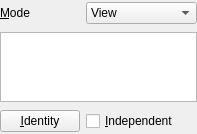
<?xml version="1.0" encoding="UTF-8"?>
<ui version="4.0">
 <class>GfxPaint::TransformEditorWidget</class>
 <widget class="QWidget" name="GfxPaint::TransformEditorWidget">
  <property name="geometry">
   <rect>
    <x>0</x>
    <y>0</y>
    <width>197</width>
    <height>134</height>
   </rect>
  </property>
  <property name="sizePolicy">
   <sizepolicy hsizetype="Preferred" vsizetype="Fixed">
    <horstretch>0</horstretch>
    <verstretch>0</verstretch>
   </sizepolicy>
  </property>
  <property name="windowTitle">
   <string>Form</string>
  </property>
  <layout class="QGridLayout" name="gridLayout" columnstretch="1,1,1">
   <property name="leftMargin">
    <number>0</number>
   </property>
   <property name="topMargin">
    <number>0</number>
   </property>
   <property name="rightMargin">
    <number>0</number>
   </property>
   <property name="bottomMargin">
    <number>0</number>
   </property>
   <item row="0" column="0">
    <widget class="QLabel" name="modeLabel">
     <property name="text">
      <string>&amp;Mode</string>
     </property>
     <property name="buddy">
      <cstring>modeComboBox</cstring>
     </property>
    </widget>
   </item>
   <item row="1" column="0" colspan="3">
    <widget class="QTableView" name="transformTableView">
     <property name="sizePolicy">
      <sizepolicy hsizetype="Expanding" vsizetype="Fixed">
       <horstretch>0</horstretch>
       <verstretch>0</verstretch>
      </sizepolicy>
     </property>
     <property name="sizeAdjustPolicy">
      <enum>QAbstractScrollArea::AdjustToContents</enum>
     </property>
     <property name="editTriggers">
      <set>QAbstractItemView::AllEditTriggers</set>
     </property>
     <property name="selectionMode">
      <enum>QAbstractItemView::NoSelection</enum>
     </property>
    </widget>
   </item>
   <item row="2" column="0">
    <widget class="QPushButton" name="identityButton">
     <property name="text">
      <string>&amp;Identity</string>
     </property>
    </widget>
   </item>
   <item row="0" column="1" colspan="2">
    <widget class="QComboBox" name="modeComboBox">
     <item>
      <property name="text">
       <string>View</string>
      </property>
     </item>
     <item>
      <property name="text">
       <string>Object</string>
      </property>
     </item>
     <item>
      <property name="text">
       <string>Brush</string>
      </property>
     </item>
    </widget>
   </item>
   <item row="2" column="1">
    <widget class="QCheckBox" name="independentCheckBox">
     <property name="text">
      <string>&amp;Independent</string>
     </property>
    </widget>
   </item>
  </layout>
 </widget>
 <tabstops>
  <tabstop>modeComboBox</tabstop>
  <tabstop>transformTableView</tabstop>
  <tabstop>identityButton</tabstop>
  <tabstop>independentCheckBox</tabstop>
 </tabstops>
 <resources/>
 <connections/>
</ui>
